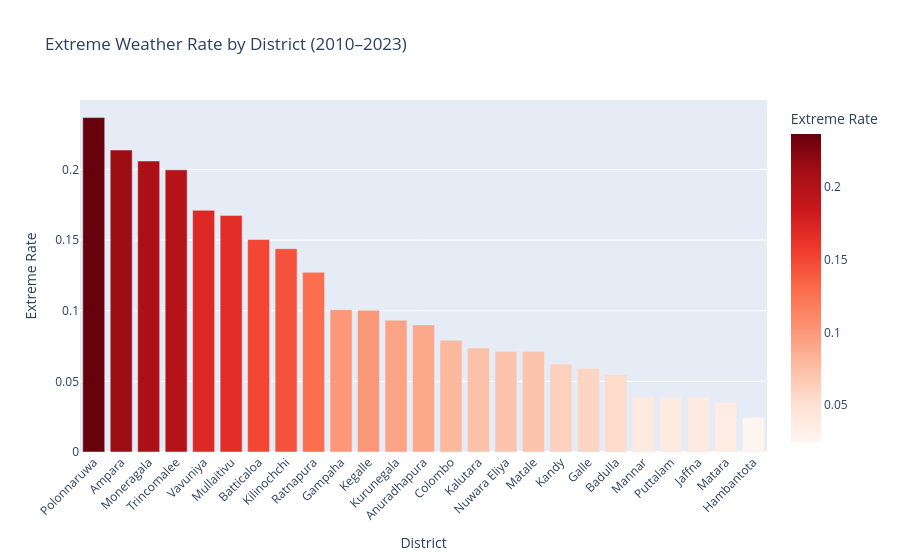

Source (notebook cell):
### Code cell
# Extreme rate by district
dist_ext = df.copy()
dist_ext['extreme'] = ((dist_ext['precipitation_sum (mm)'] >= 22.3) |
                        (dist_ext['temperature_2m_max (°C)'] >= 34.6)).astype(int)
rate = dist_ext.groupby('city_name')['extreme'].mean().reset_index()
rate.columns = ['District','Extreme Rate']
rate = rate.sort_values('Extreme Rate', ascending=False)

fig = px.bar(rate, x='District', y='Extreme Rate', color='Extreme Rate',
             color_continuous_scale='Reds',
             title='Extreme Weather Rate by District (2010–2023)')
fig.update_layout(xaxis_tickangle=-45)
fig.show()

### Figure 1 — Plotly figure (JSON) as saved in the notebook; plotly's stock layout.template omitted (floating-point values rounded to 4 significant figures)
{"data": [{"hovertemplate": "District=%{x}<br>Extreme Rate=%{marker.color}<extra></extra>", "legendgroup": "", "marker": {"color": [0.2367, 0.2137, 0.206, 0.1997, 0.1711, 0.1675, 0.1504, 0.1439, 0.1273, 0.1007, 0.1003, 0.09331, 0.08989, 0.07908, 0.07358, 0.07112, 0.07112, 0.0622, 0.05917, 0.05493, 0.03907, 0.03869, 0.03869, 0.03527, 0.02465], "coloraxis": "coloraxis", "pattern": {"shape": ""}}, "name": "", "orientation": "v", "showlegend": false, "textposition": "auto", "type": "bar", "x": ["Polonnaruwa", "Ampara", "Moneragala", "Trincomalee", "Vavuniya", "Mullaitivu", "Batticaloa", "Kilinochchi", "Ratnapura", "Gampaha", "Kegalle", "Kurunegala", "Anuradhapura", "Colombo", "Kalutara", "Nuwara Eliya", "Matale", "Kandy", "Galle", "Badulla", "Mannar", "Puttalam", "Jaffna", "Matara", "Hambantota"], "xaxis": "x", "y": [0.2367, 0.2137, 0.206, 0.1997, 0.1711, 0.1675, 0.1504, 0.1439, 0.1273, 0.1007, 0.1003, 0.09331, 0.08989, 0.07908, 0.07358, 0.07112, 0.07112, 0.0622, 0.05917, 0.05493, 0.03907, 0.03869, 0.03869, 0.03527, 0.02465], "yaxis": "y"}], "layout": {"barmode": "relative", "coloraxis": {"autocolorscale": false, "colorbar": {"title": {"text": "Extreme Rate"}}, "colorscale": [[0, "rgb(255,245,240)"], [0.125, "rgb(254,224,210)"], [0.25, "rgb(252,187,161)"], [0.375, "rgb(252,146,114)"], [0.5, "rgb(251,106,74)"], [0.625, "rgb(239,59,44)"], [0.75, "rgb(203,24,29)"], [0.875, "rgb(165,15,21)"], [1, "rgb(103,0,13)"]]}, "legend": {"tracegroupgap": 0}, "title": {"text": "Extreme Weather Rate by District (2010–2023)"}, "xaxis": {"anchor": "y", "domain": [0, 1], "tickangle": -45, "title": {"text": "District"}}, "yaxis": {"anchor": "x", "domain": [0, 1], "title": {"text": "Extreme Rate"}}}}
